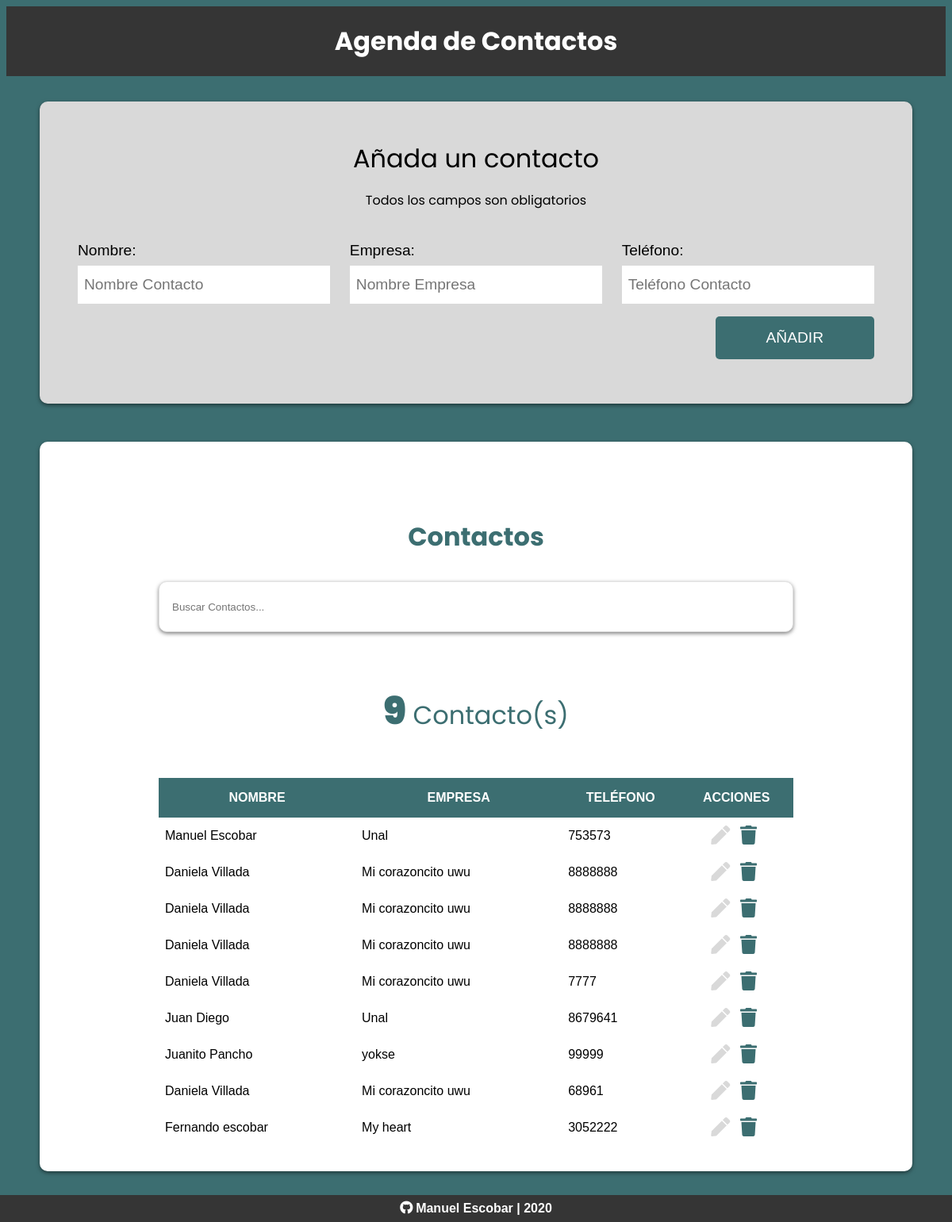
The page / on the database its author committed.
### tables this page shows
CREATE TABLE `contactos` (
  `id` int(11) NOT NULL,
  `nombre` varchar(60) NOT NULL,
  `empresa` varchar(50) NOT NULL,
  `telefono` varchar(15) NOT NULL
);

### includes/funciones/consultas.php (called while the page is built, shortened)
<?php
    function obtenerContactos() {
        include 'db.php';
        try {
            return $conn->query("SELECT id, nombre, empresa, telefono FROM contactos");
        } catch (Exception $e) {
            echo "Error! ". $e->getMessage() . "<br>";
            return false;
        }
    }
?>

### index.php (the view)
<?php
    include 'includes/funciones/consultas.php';
    include 'includes/layouts/header.php';
?>
<div class="contenedor-barra">
    <h1>Agenda de Contactos</h1>
</div>
<div class="bg-amarillo contenedor sombra">
    <form id="contacto" action="#">
        <legend>Añada un contacto <span>Todos los campos son obligatorios</span> </legend>
        <?php include 'includes/layouts/formulario.php' ?>
    </form>
</div>
<div class="bg-blanco contenedor sombra contactos">
    <div class="contenedor-contactos">
        <h2>Contactos</h2>
        <input type="text" id="buscar" class="buscador sombra" placeholder="Buscar Contactos...">
        <p class="total-contactos"><span></span> Contacto(s) </p>
        <div class="contenedor-tabla">
            <table id="listado-contactos" class="listado-contactos">
                <thead>
                    <tr>
                        <th>Nombre</th>
                        <th>Empresa</th>
                        <th>Teléfono</th>
                        <th>Acciones</th>
                    </tr>
                </thead>
                <tbody>
                <?php $contactos = obtenerContactos();
                    if ($contactos->num_rows) {
                        foreach ($contactos as $contacto) { ?>
                            <tr>
                                <td><?php echo $contacto["nombre"] ?></td>
                                <td><?php echo $contacto["empresa"] ?></td>
                                <td><?php echo $contacto["telefono"] ?></td>
                                <td>
                                    <a href="editar.php?id=<?php echo $contacto["id"] ?>" class="btn-editar btn">
                                        <i class="fas fa-pen"></i>
                                    </a>
                                    <button data-id="<?php echo $contacto["id"] ?>" type="button" class="btn-borrar btn">
                                        <i class="fas fa-trash"></i>
                                    </button>
                                </td>
                            </tr>
                        <?php };
                    } ?>
                </tbody>
            </table>
        </div>
    </div>
</div>
<?php include 'includes/layouts/footer.php' ?>

### includes/layouts/header.php (shortened to what this page needs)
<!DOCTYPE html>
<html lang="en">
<head>
    <link rel="stylesheet" href="https://necolas.github.io/normalize.css/8.0.1/normalize.css">
    <link rel="stylesheet" href="https://use.fontawesome.com/releases/v5.4.1/css/all.css">
    <link rel="stylesheet" href="css/style.css">
</head>
<body>

### includes/layouts/formulario.php (shortened to what this page needs)
<div class="campos">
    <div class="campo">
        <label for="nombre">Nombre:</label>
        <input type="text"
            placeholder="Nombre Contacto"
            id="nombre"
            value="<?php if (isset($contacto["nombre"])) {
            echo $contacto["nombre"];
        } ?>">
    </div>
    <div class="campo">
        <label for="empresa">Empresa:</label>
        <input type="text"
            placeholder="Nombre Empresa"
            id="empresa"
            value="<?php if (isset($contacto["empresa"])) {
            echo $contacto["empresa"];
        } ?>">
    </div>
    <div class="campo">
        <label for="telefono">Teléfono:</label>
        <input type="tel"
            placeholder="Teléfono Contacto"
            id="telefono"
            value="<?php if (isset($contacto["telefono"])) {
            echo $contacto["telefono"];
        } ?>">
    </div>
</div>
<div class="campo enviar">
    <?php
        if (isset($contacto['telefono'])) {
            $textoBtn = 'Guardar';
            $accion = 'editar';
        } else {
            $textoBtn = 'Añadir';
        }
    ?>
    <input type="submit" value="<?php echo $textoBtn ?>">
</div>

### includes/layouts/footer.php (shortened to what this page needs)
    <footer class = "footer-sitio">
        <a href="https://github.com/ManuelBlaze " target="_blank "><i class="fab fa-github"></i> Manuel Escobar</a> | 2020
    </footer>
    </body>
</html>

### css/style.css (style rules this page uses)
:root { --primario: #3c6e71; --secundario: #d9d9d9; --primarioOscuro: #353535; --fuentePrimaria: 'Arial', Helvetica, sans-serif; --fuenteSecundaria: 'Poppins', sans-serif; }
html { position: relative; min-height: 100%; box-sizing: border-box; }
*, *:before, *:after { box-sizing: inherit; }
body { background-color: var(--primario); font-family: var(--fuentePrimaria); }
.contenedor { max-width: 1100px; margin: 0 auto; }
.bg-amarillo { background-color: var(--secundario); }
.bg-blanco { background-color: #ffffff; }
.btn { font-size: 2rem; text-decoration: none; }
.btn-editar { font-size: 1.5rem; color: var(--secundario); }
.btn-borrar { font-size: 1.5rem; color: var(--primario); }
.sombra { -webkit-box-shadow: 0px 2px 5px 0px rgba(0, 0, 0, .5); -moz-box-shadow: 0px 2px 5px 0px rgba(0, 0, 0, .5); box-shadow: 0px 2px 5px 0px rgba(0, 0, 0, .5); border-radius: 10px; }
h1, h2 { font-family: var(--fuenteSecundaria); text-align: center; margin: 0; }
h1 { padding: 20px; color: white; }
h2 { font-size: 2rem; color: var(--primario); }
.contenedor-barra { background-color: var(--primarioOscuro); }
form { padding: 3rem; margin-top: 2rem; }
form legend { display: grid; align-items: center; font-family: var(--fuenteSecundaria); font-size: 2rem; text-align: center; }
legend span { font-size: 1rem; margin-top: 1rem; margin-bottom: 2rem; clear: both; display: block; }
@media (min-width:768px) { .campos { display: flex; justify-content: space-between; } }
@media (min-width:768px) { .campo { flex: 0 0 calc(33.3% - 1rem); } }
.campo { padding: .5rem 0; }
.campo label { font-size: 1.2rem; }
.campo input[type="text"], .campo input[type="tel"] { width: 100%; border: none; padding: .5rem; height: 3rem; margin-top: .5rem; font-size: 1.2rem; }
.enviar { display: flex; justify-content: flex-end; }
.campo input[type="submit"] { background-color: var(--primario); border: none; color: white; padding: 1rem 4rem; text-transform: uppercase; font-size: 1.2rem; transition: background-color .5s ease-in-out; flex: 1; border-radius: 5px; }
@media (min-width:768px) { .campo input[type="submit"] { flex: 0 0 auto; } }
.contactos { padding: 2rem; margin-top: 3rem; margin-bottom: 4rem; }
.contenedor-contactos { max-width: 800px; margin: 4rem auto 0 auto; }
.total-contactos { font-family: var(--fuenteSecundaria); margin: 2rem 0; text-align: center; color: var(--primario); font-size: 2rem; }
.total-contactos span { font-size: 3rem; font-weight: 900; }
.buscador { width: 100%; height: 4rem; padding: 1rem; border: 1px solid #e1e1e1; margin: 2rem 0; }
.contenedor-tabla { overflow: scroll; }
.listado-contactos { width: 100%; margin-top: 1rem; border-collapse: collapse; }
.listado-contactos thead { background-color: var(--primario); color: #ffffff; text-transform: uppercase; }
.listado-contactos thead th { padding: 1rem 0; }
.listado-contactos tbody td { padding: .5rem; }
.listado-contactos tbody td:nth-child(4) { text-align: center; }
.listado-contactos button { background-color: transparent !important; border: none; }
footer { position: absolute; left: 0; bottom: 0; width: 100%; overflow: hidden; }
.footer-sitio { text-align: center; color: white; font-weight: bold; padding: .5em 0; margin-top: 1em; background-color: var(--primarioOscuro); }
.footer-sitio a { color: white; text-decoration: none; transition: all .2s ease-in-out; }

### rows shown on the page
contactos: nombre "Manuel Escobar", empresa "Unal", telefono "753573"
contactos: nombre "Daniela Villada", empresa "Mi corazoncito uwu", telefono "8888888"
contactos: nombre "Daniela Villada", empresa "Mi corazoncito uwu", telefono "8888888"
contactos: nombre "Daniela Villada", empresa "Mi corazoncito uwu", telefono "8888888"
contactos: nombre "Daniela Villada", empresa "Mi corazoncito uwu", telefono "7777"
contactos: nombre "Juan Diego", empresa "Unal", telefono "8679641"
contactos: nombre "Juanito Pancho", empresa "yokse", telefono "99999"
contactos: nombre "Daniela Villada", empresa "Mi corazoncito uwu", telefono "68961"
contactos: nombre "Fernando escobar", empresa "My heart", telefono "3052222"
